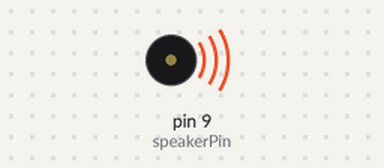
Recording of a sketch running on a simulated Arduino Uno, built with avr-gcc and run on an emulated ATmega328P. Shown: buzzer (waves = sounding).

Above: at 0.2 s.
At 3.7 s:
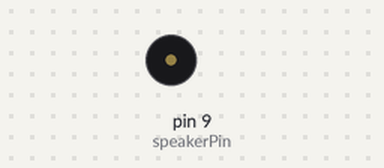
Timing chart, 0 to 4.6 s (numbered marks = the images above):
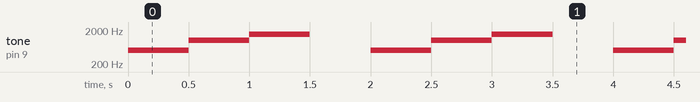

The sketch:

speaker_test.ino
```cpp
// Arduino Speaker Test Code
// Connect speaker/buzzer +ve to pin 8, -ve to GND

int speakerPin = 9;

void setup() {
  // nothing to initialize
}

void loop() {
  // Play tones of different frequencies
  tone(speakerPin, 500);   // 500 Hz
  delay(500);
  tone(speakerPin, 1000);  // 1 kHz
  delay(500);
  tone(speakerPin, 1500);  // 1.5 kHz
  delay(500);
  noTone(speakerPin);      // Stop tone
  delay(500);
}
```

Measured:
- by itself, tone on pin 9 (speakerPin): repeats every 2.0 s: 1000 Hz 0.50 s, 1500 Hz 0.50 s, silent 0.50 s, 500 Hz 0.50 s
